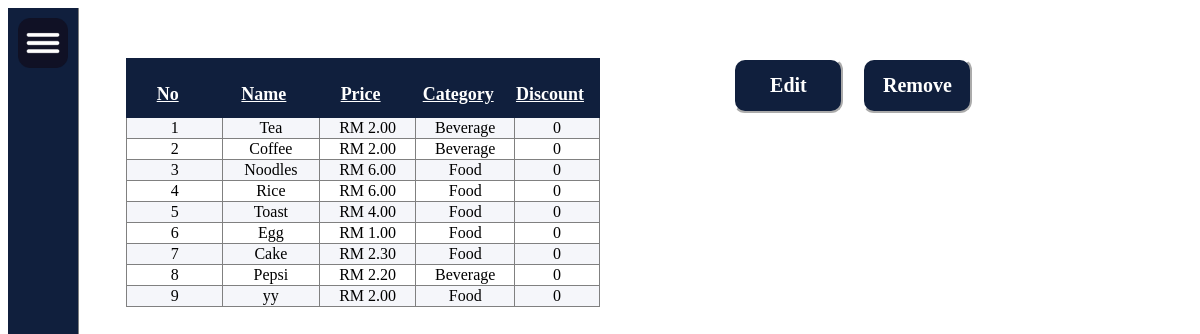
Page /editmenu.php on the committed database.
### tables this page shows
CREATE TABLE `menuitems` (
  `ITEMNO` int(5) NOT NULL,
  `name` varchar(50) NOT NULL,
  `price` decimal(10,2) NOT NULL,
  `discount` int(11) NOT NULL,
  `category` varchar(20) NOT NULL,
  `img` varchar(255) NOT NULL
);

### editmenu.php (the view, shortened to what this page needs)
<!DOCTYPE html>
<html>
	<head>
		<link rel="stylesheet" href="edimenu.css?c={random number/string}">
	</head>
	<body>
	<?php include'navigation.php'?>
	<section>
		<div class="editremove">
			<button onclick="btn('edit')">Edit</button>
			<button onclick="btn('remove')">Remove</button>
		</div>
		</section>
		<div id="menulist">
			<table>
				<tr>
					<th> No</th>
					<th> Name</th>
					<th> Price</th>
					<th> Category</th>
					<th> Discount</th>
				</tr>
			<?php
			$conn=mysqli_connect("localhost","root","","menu");
			$sql= "SELECT ITEMNO,name,price,category,discount from menuitems ";
			$result =$conn ->query($sql);
			if($result->num_rows>0){
				while($row=$result->fetch_assoc()){
					echo "<tr>
					<td class=itemno>".$row["ITEMNO"]."</td>
					<td>".$row["name"]."</td>
					<td>RM  ".$row["price"]."</td>
					<td>".$row["category"]."</td>
					<td id=distd>".$row["discount"]."</td>
					</tr>";
				}
				echo"</table>";
			}
			else{
				echo "0 result ";
			}
			?>
		</div>
	</body>
</html>

### edimenu.css (style rules this page uses)
* { font-family: Times New Roman; }
section { float:right; width:40%; padding-top:50px; }
#menulist { width:40%; margin-left:10%; text-align: center; padding-top:50px; }
#menulist tr:nth-child(even) { background-color:#f5f6fa; }
#menulist tr:nth-child(odd) { background-color:white; }
td { border:1px solid grey; border-collapse: collapse; margin-left:5px; margin-right:5px; }
table { border:none; border-collapse: collapse; margin-left:auto; margin-right:auto; }
th { background-color:#101f3d; color:white; padding-top: 25px; padding-bottom: 12px; padding-right:15px; width:21%; font-size: 18px; border:1px solid #101f3d ; text-decoration:underline; }
.editremove { height:10vh; }
.editremove button { border-color:white; border-style:outset; outline: none; background-color:#101f3d; color:white; padding: 14px 16px; font-weight:bold; font-size: 20px; width:110px; margin-left:15px; border-radius:12px; }

### rows in the picture
menuitems: ITEMNO "1", name "Tea", price "2.00", category "Beverage", discount "0"
menuitems: ITEMNO "2", name "Coffee", price "2.00", category "Beverage", discount "0"
menuitems: ITEMNO "3", name "Noodles", price "6.00", category "Food", discount "0"
menuitems: ITEMNO "4", name "Rice", price "6.00", category "Food", discount "0"
menuitems: ITEMNO "5", name "Toast", price "4.00", category "Food", discount "0"
menuitems: ITEMNO "6", name "Egg", price "1.00", category "Food", discount "0"
menuitems: ITEMNO "7", name "Cake", price "2.30", category "Food", discount "0"
menuitems: ITEMNO "8", name "Pepsi", price "2.20", category "Beverage", discount "0"
menuitems: ITEMNO "9", name "yy", price "2.00", category "Food", discount "0"
